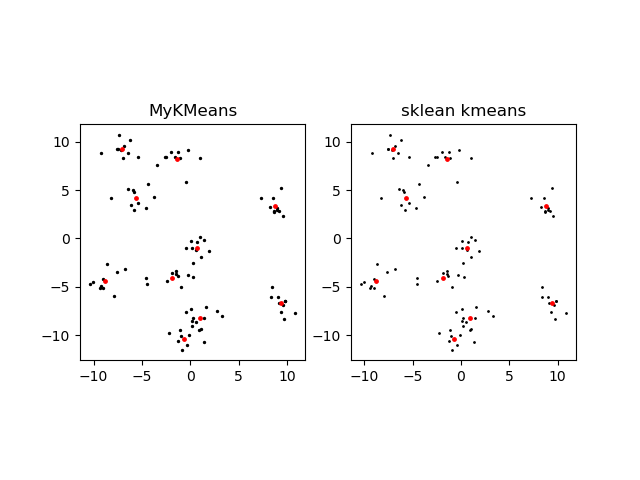

Recreate this plot in Python.
'''Homework1: implement KMeans using numpy and compute within-cluster distances
'''

import numpy as np
from sklearn.datasets import make_blobs
import matplotlib.pyplot as plt

class MyKMeans(object):
    '''
    Args:
        data (ndarray): input data, it should be of shape (n_samples, n_features).
        n_clusters (int): number of clusters.
    Keyword Args:
        n_init (int): number of times to repeat clustering from different center seeds.
        max_iter (int): maximum number of iterations in each repeat.
        tol (float): absolute tolerance to check convergence.
    '''
    def __init__(self, data, n_clusters, n_init=50, max_iter=300, tol=1e-8):

        self.data = np.asarray(data)
        self.n_samples = self.data.shape[0]
        if n_clusters < 0 or n_clusters > self.n_samples:
            raise Exception("<n_clusters> set wrong.")

        self.n_clusters = n_clusters
        self.n_init = max(1, n_init)
        self.max_iter = max_iter
        self.tol = tol

    def initialize(self):
        indices = np.random.choice(self.n_samples, size=self.n_clusters, replace=False)
        return self.data[indices]

    def allocate(self, centers, samples):
        dists = np.sum((centers[:, None, :] - samples)**2, axis=-1)
        return np.argmin(dists, axis=0)

    def __cluster__(self):
        # random initialize
        centers = self.initialize()
        iter = 0
        while True:
            # allocation phase
            label = self.allocate(centers, self.data)
            # center update phase
            changed = False
            for ii in range(self.n_clusters):
                samplesii = self.data[label == ii]
                if len(samplesii) > 0:
                    new_cii = samplesii.mean(axis=0)
                    if not np.allclose(new_cii, centers[ii], atol=self.tol):
                        changed = True
                    centers[ii] = new_cii

            iter += 1
            if iter >= self.max_iter or (not changed):
                break

        label = self.allocate(centers, self.data)

        return centers, label

    def cluster(self):
        # repeat n_init times to help find global optimal solution
        centers, labels = [], []
        in_cluster_dists = np.zeros([self.n_init, self.n_clusters])
        for ii in range(self.n_init):
            centerii, labelii = self.__cluster__()
            centers.append(centerii)
            labels.append(labelii)
            for jj in range(self.n_clusters):
                samplesjj = self.data[labelii == jj]
                if len(samplesjj) > 0:
                    in_cluster_dists[ii, jj] = \
                        np.linalg.norm(samplesjj - centerii[jj], axis=-1).sum()

        idx = np.argmin(in_cluster_dists.sum(axis=1))
        self.cluster_centers_ = centers[idx]
        self.labels = labels[idx]
        # within-cluster distances
        self.in_cluster_dists = in_cluster_dists[idx]

        return


if __name__ == '__main__':

    # create some data
    x, labels = make_blobs(n_samples = 100, n_features = 2, centers = 10)

    # do kmeans
    kmeans = MyKMeans(x, 10)
    kmeans.cluster()

    print('Within-cluster distances:')
    print(kmeans.in_cluster_dists)

    # use sklearn kmeans
    from sklearn.cluster import KMeans
    sk = KMeans(n_clusters=10)
    sk.fit_predict(x)

    # plot
    figure = plt.figure()

    ax = figure.add_subplot(1,2,1)
    ax.scatter(x[:, 0], x[:, 1], s=2, c='k')
    ax.scatter(kmeans.cluster_centers_[:, 0], kmeans.cluster_centers_[:, 1], s=6,
            color='r')
    ax.set_aspect('equal')
    ax.set_title('MyKMeans')

    ax = figure.add_subplot(1,2,2)
    ax.scatter(x[:, 0], x[:, 1], s=1, c='k')
    ax.scatter(sk.cluster_centers_[:, 0], sk.cluster_centers_[:, 1], s=6,
            color='r')
    ax.set_aspect('equal')
    ax.set_title('sklean kmeans')

    figure.show()
